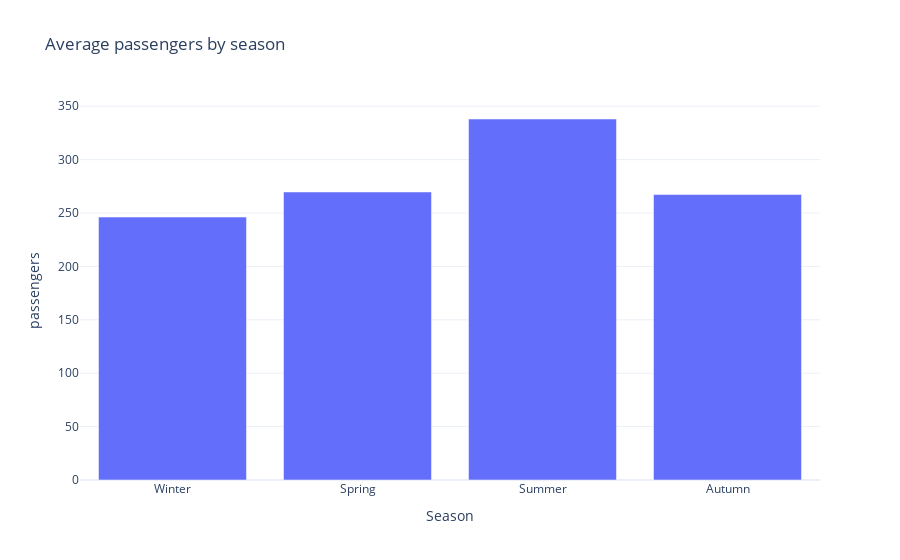

The code cell stored with this chart in its notebook:
### Markdown cell above
We see that the number of passengers per month is not constant. Summer months tend to have more passengers than winter months. We expect that the model will be able to learn this behavior too.

#### Number of passengers per season

Let us now visualize the number of passengers per season. We encode the seasons as follows:
- 1 : winter
- 2 : spring
- 3 : summer
- 4 : fall

### Code cell
passengers_season = (
  passengers_augmented.groupby("season").mean().reset_index()[["season", "passengers"]]
)
fig = px.bar(
  passengers_season, x="season", y="passengers", title="Average passengers by season"
)
# Add season number and name to the x-axis
fig.update_xaxes(
  ticktext=["Winter", "Spring", "Summer", "Autumn"],
  tickvals=[1, 2, 3, 4],
  title_text="Season",
)

fig.show()

### Figure 1 — Plotly figure (JSON) as saved in the notebook; plotly's stock layout.template omitted (floating-point values rounded to 4 significant figures)
{"data": [{"alignmentgroup": "True", "hovertemplate": "season=%{x}<br>passengers=%{y}<extra></extra>", "legendgroup": "", "marker": {"color": "#636efa", "pattern": {"shape": ""}}, "name": "", "offsetgroup": "", "orientation": "v", "showlegend": false, "textposition": "auto", "type": "bar", "x": [1, 2, 3, 4], "xaxis": "x", "y": [246.2, 269.7, 338.0, 267.3], "yaxis": "y"}], "layout": {"barmode": "relative", "legend": {"tracegroupgap": 0}, "title": {"text": "Average passengers by season"}, "xaxis": {"anchor": "y", "domain": [0, 1], "ticktext": ["Winter", "Spring", "Summer", "Autumn"], "tickvals": [1, 2, 3, 4], "title": {"text": "Season"}}, "yaxis": {"anchor": "x", "domain": [0, 1], "title": {"text": "passengers"}}}}
